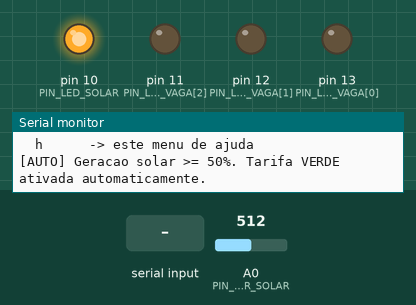
Bench run of a sketch on a simulated Arduino Uno, built with avr-gcc and run on an emulated ATmega328P. Shown: output pins drawn as LEDs (lit = HIGH), the last lines printed to the serial monitor. Inputs (shaded band) come from the test bench; at power-on: A0 (PIN_SENSOR_SOLAR) = 512.

Above: at 1.6 s.
1.7 s: "1" received over Serial
At 2.1 s:
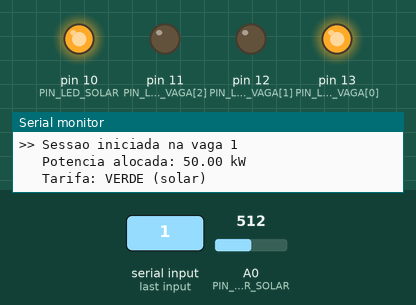
3.2 s: A0 (PIN_SENSOR_SOLAR) set to 498
At 3.8 s:
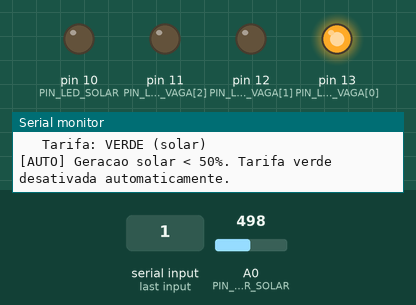
4.7 s: "2" received over Serial
At 5.1 s:
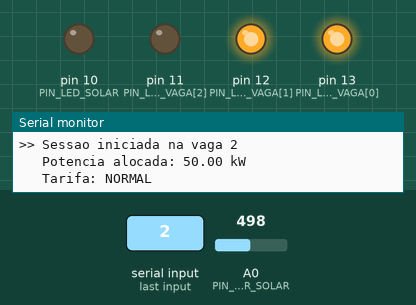
6.2 s: "-" received over Serial
At 7.4 s:
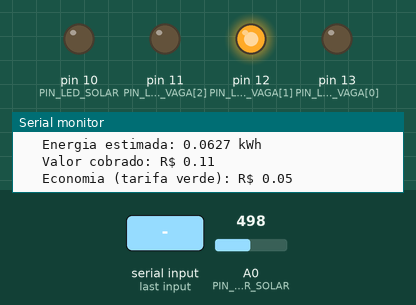
7.7 s: A0 (PIN_SENSOR_SOLAR) set to 716
At 8.7 s:
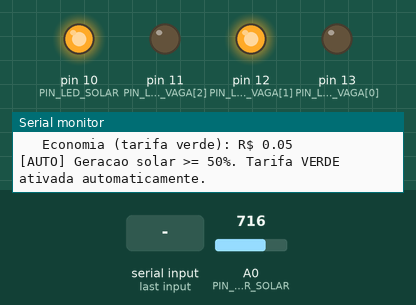
9.2 s: "3" received over Serial
At 9.8 s:
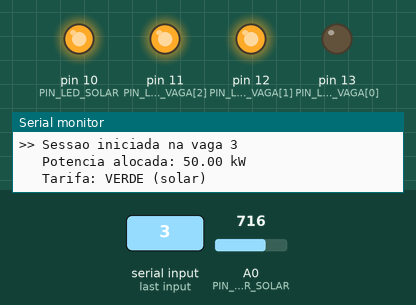
Timing chart, 0 to 36.2 s (numbered marks = the images above; inputs shaded):
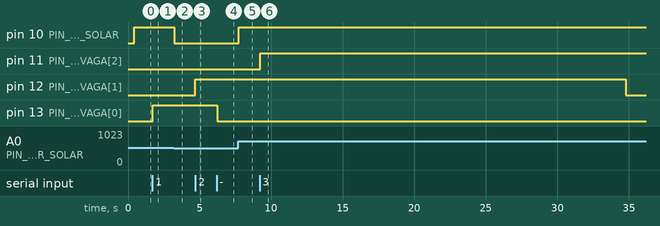

The sketch:

estacao_lightweek_sprint3.ino
```cpp
/*
  ============================================================
  ESTACAO LIGHTWEEK - SPRINT 3 (Prototipagem Funcional e Integracao)
  ============================================================
  Disciplina : SERS - André Tritiack
  Turma      : 1CCPK
  Equipe     : Maykon de Lima Silva      - RM 574022
               Felipe Pereira Restivo    - RM 570712
               Gabriel Rodrigues Zappelloni - RM 572060
               Rodger Costa Rios         - RM 571438
               Kenichi Caio Yamamoto     - RM 569815

  Este código evolui o protótipo da Sprint 2 (LEDs indicando
  vagas ocupadas + leitura de placa solar) adicionando:

    1) Sessões de recarga estruturadas (por vaga), com horário
       de início/fim, energia estimada e tarifa aplicada.
    2) Comandos automatizados: o sistema decide sozinho, sem
       intervenção humana, quando ativar a tarifa verde e como
       redistribuir a potência entre veículos (peak shaving).
    3) Encerramento automático de sessão por tempo máximo
       simulado (demonstra automação de ponta a ponta).
    4) Coleta e exibição de dados funcionais via Monitor Serial:
       status em tempo real, lista de sessões ativas e um
       relatório consolidado (energia, receita, economia verde).

  HARDWARE / LIGACOES (Tinkercad):
    - Arduino Uno R3
    - LED Vaga 1........... pino digital 13
    - LED Vaga 2........... pino digital 12
    - LED Vaga 3........... pino digital 11
    - LED Modo Solar (NOVO) pino digital 10
        -> Aceso automaticamente quando o sistema entra em
           modo de tarifa verde (geração solar >= 50%).
           Este é o "atuador" que evidencia a automação:
           ninguém aperta botão nenhum, o próprio sistema liga
           o LED com base na leitura do sensor solar.
    - Placa/sensor solar... porta analógica A0
    - Monitor Serial (9600 baud) como interface de
      entrada/saída, simulando o painel de gestão da estação.

  COMANDOS (digite no Monitor Serial e pressione Enter):
    1 / 2 / 3  -> liga ou desliga a sessão de recarga na vaga
                  correspondente (toggle)
    +          -> inicia sessão na primeira vaga livre
    -          -> encerra a sessão ativa mais antiga
    s          -> mostra status atual (solar, tarifa, potência)
    l          -> lista as sessões ativas no momento
    r          -> gera o relatório consolidado (dados funcionais)
    h          -> mostra o menu de ajuda
  ============================================================
*/

// ---------------------- CONFIGURAÇÃO DE HARDWARE ----------------------
const int NUM_VAGAS = 3;
const int PIN_LED_VAGA[NUM_VAGAS] = {13, 12, 11};
const int PIN_LED_SOLAR = 10;
const int PIN_SENSOR_SOLAR = A0;

// ---------------------- PARÂMETROS DE ENGENHARIA -----------------------
const float POTENCIA_TOTAL_MAX_KW   = 100.0;  // trava de segurança da rede
const float POTENCIA_MAX_POR_VEIC_KW = 50.0;  // teto individual por veículo
const float LIMIAR_SOLAR_VERDE_PCT  = 50.0;   // acima disso, tarifa verde

// Tarifas simuladas (R$/kWh) apenas para fins de demonstração funcional
const float TARIFA_NORMAL = 2.50;
const float TARIFA_VERDE  = 1.75; // ~30% de desconto no modo solar

// Tempo máximo de uma sessão simulada antes do encerramento AUTOMÁTICO
// (reduzido para facilitar a demonstração em vídeo; em um cenário real
// representaria o tempo de uma recarga completa)
const unsigned long TEMPO_MAX_SESSAO_MS = 30000UL; // 30 segundos

// ---------------------- ESTRUTURAS DE DADOS ----------------------------
struct SessaoRecarga {
  bool ativa;
  unsigned long inicioMs;
  float solarNoInicio;
  float potenciaAlocadaKW;
  bool tarifaVerde;
};

struct RegistroConcluido {
  int vaga;
  float duracaoS;
  float energiaKWh;
  bool tarifaVerde;
  float valorCobradoR;
};

SessaoRecarga vagas[NUM_VAGAS];

const int MAX_HISTORICO = 10;
RegistroConcluido historico[MAX_HISTORICO];
int totalHistorico = 0;       // quantos registros já existem (até MAX_HISTORICO)
int proximoIndiceHistorico = 0; // índice circular de escrita

// ---------------------- ESTADO GLOBAL DO SISTEMA ------------------------
bool modoVerdeAtivo = false;   // controlado automaticamente pelo sensor
int totalSessoesFinalizadas = 0;
int totalSessoesVerdes = 0;
float energiaTotalKWh = 0.0;
float receitaTotalR = 0.0;
float economiaTotalR = 0.0;

// =======================================================================
void setup() {
  Serial.begin(9600);

  for (int i = 0; i < NUM_VAGAS; i++) {
    pinMode(PIN_LED_VAGA[i], OUTPUT);
    digitalWrite(PIN_LED_VAGA[i], LOW);
    vagas[i].ativa = false;
  }
  pinMode(PIN_LED_SOLAR, OUTPUT);
  digitalWrite(PIN_LED_SOLAR, LOW);

  Serial.println(F("============================================="));
  Serial.println(F(" ESTACAO LIGHTWEEK - Sprint 3 (PoC Funcional)"));
  Serial.println(F("============================================="));
  imprimirAjuda();
}

// =======================================================================
void loop() {
  // 1) Leitura contínua do sensor solar (entrada analógica)
  float solarPct = lerSolarPercentual();

  // 2) COMANDO AUTOMATIZADO #1: alternância de tarifa verde
  //    O sistema decide sozinho, a cada ciclo, sem qualquer
  //    comando do usuário, se deve entrar/sair do modo solar.
  bool deveEstarVerde = (solarPct >= LIMIAR_SOLAR_VERDE_PCT);
  if (deveEstarVerde != modoVerdeAtivo) {
    modoVerdeAtivo = deveEstarVerde;
    digitalWrite(PIN_LED_SOLAR, modoVerdeAtivo ? HIGH : LOW);
    Serial.println();
    if (modoVerdeAtivo) {
      Serial.println(F("[AUTO] Geracao solar >= 50%. Tarifa VERDE ativada automaticamente."));
    } else {
      Serial.println(F("[AUTO] Geracao solar < 50%. Tarifa verde desativada automaticamente."));
    }
  }

  // 3) COMANDO AUTOMATIZADO #2: encerramento por tempo máximo
  //    Cada vaga é verificada a cada ciclo; se ultrapassar o
  //    tempo simulado de recarga, o sistema encerra sozinho.
  for (int i = 0; i < NUM_VAGAS; i++) {
    if (vagas[i].ativa && (millis() - vagas[i].inicioMs >= TEMPO_MAX_SESSAO_MS)) {
      Serial.println();
      Serial.print(F("[AUTO] Vaga "));
      Serial.print(i + 1);
      Serial.println(F(": tempo maximo de recarga atingido. Encerramento automatico."));
      encerrarSessao(i);
    }
  }

  // 4) Processa comando do usuário (se houver, via Monitor Serial)
  if (Serial.available() > 0) {
    char cmd = Serial.read();
    processarComando(cmd, solarPct);
  }

  delay(50); // pequeno intervalo para não saturar o loop
}

// =======================================================================
// ---------------------- FUNÇÕES DE SENSOR / POTÊNCIA --------------------
float lerSolarPercentual() {
  int leitura = analogRead(PIN_SENSOR_SOLAR); // 0 a 1023
  return leitura * 100.0 / 1023.0;
}

int contarVagasOcupadas() {
  int n = 0;
  for (int i = 0; i < NUM_VAGAS; i++) if (vagas[i].ativa) n++;
  return n;
}

// COMANDO AUTOMATIZADO #3: redistribuição de potência (peak shaving)
// Chamada sempre que uma vaga muda de estado; ninguém define a
// potência manualmente, o algoritmo recalcula sozinho.
float calcularPotenciaPorVeiculo() {
  int ocupadas = contarVagasOcupadas();
  if (ocupadas == 0) return 0.0;
  float divisaoIgualitaria = POTENCIA_TOTAL_MAX_KW / ocupadas;
  return min(POTENCIA_MAX_POR_VEIC_KW, divisaoIgualitaria);
}

// =======================================================================
// ---------------------- CONTROLE DE SESSÕES ------------------------------
int encontrarVagaLivre() {
  for (int i = 0; i < NUM_VAGAS; i++) if (!vagas[i].ativa) return i;
  return -1;
}

int encontrarVagaMaisAntiga() {
  int idx = -1;
  unsigned long menorTempo = 0xFFFFFFFF;
  for (int i = 0; i < NUM_VAGAS; i++) {
    if (vagas[i].ativa && vagas[i].inicioMs < menorTempo) {
      menorTempo = vagas[i].inicioMs;
      idx = i;
    }
  }
  return idx;
}

void iniciarSessao(int vaga) {
  if (vaga < 0 || vaga >= NUM_VAGAS || vagas[vaga].ativa) return;

  vagas[vaga].ativa = true;
  vagas[vaga].inicioMs = millis();
  vagas[vaga].solarNoInicio = lerSolarPercentual();
  vagas[vaga].tarifaVerde = modoVerdeAtivo;

  digitalWrite(PIN_LED_VAGA[vaga], HIGH);

  // redistribui potência entre todas as vagas ativas (automatizado)
  float potenciaPorVeiculo = calcularPotenciaPorVeiculo();
  for (int i = 0; i < NUM_VAGAS; i++) {
    if (vagas[i].ativa) vagas[i].potenciaAlocadaKW = potenciaPorVeiculo;
  }

  Serial.println();
  Serial.print(F(">> Sessao iniciada na vaga "));
  Serial.println(vaga + 1);
  Serial.print(F("   Potencia alocada: "));
  Serial.print(potenciaPorVeiculo);
  Serial.println(F(" kW"));
  Serial.print(F("   Tarifa: "));
  Serial.println(vagas[vaga].tarifaVerde ? F("VERDE (solar)") : F("NORMAL"));
}

void encerrarSessao(int vaga) {
  if (vaga < 0 || vaga >= NUM_VAGAS || !vagas[vaga].ativa) return;

  unsigned long duracaoMs = millis() - vagas[vaga].inicioMs;
  float duracaoS = duracaoMs / 1000.0;

  // Energia estimada = potência alocada (kW) x tempo (h)
  // Não há sensor de corrente físico no protótipo, então a energia é
  // derivada da potência alocada pelo algoritmo de peak shaving.
  float energiaKWh = vagas[vaga].potenciaAlocadaKW * (duracaoMs / 3600000.0);
  float tarifaAplicada = vagas[vaga].tarifaVerde ? TARIFA_VERDE : TARIFA_NORMAL;
  float valorCobrado = energiaKWh * tarifaAplicada;
  float economia = vagas[vaga].tarifaVerde ? energiaKWh * (TARIFA_NORMAL - TARIFA_VERDE) : 0.0;

  // registra no histórico circular
  RegistroConcluido r;
  r.vaga = vaga + 1;
  r.duracaoS = duracaoS;
  r.energiaKWh = energiaKWh;
  r.tarifaVerde = vagas[vaga].tarifaVerde;
  r.valorCobradoR = valorCobrado;
  historico[proximoIndiceHistorico] = r;
  proximoIndiceHistorico = (proximoIndiceHistorico + 1) % MAX_HISTORICO;
  if (totalHistorico < MAX_HISTORICO) totalHistorico++;

  // atualiza agregados (dados funcionais do relatório)
  totalSessoesFinalizadas++;
  if (r.tarifaVerde) totalSessoesVerdes++;
  energiaTotalKWh += energiaKWh;
  receitaTotalR += valorCobrado;
  economiaTotalR += economia;

  // libera a vaga
  vagas[vaga].ativa = false;
  digitalWrite(PIN_LED_VAGA[vaga], LOW);

  Serial.println();
  Serial.print(F("<< Sessao encerrada na vaga "));
  Serial.println(vaga + 1);
  Serial.print(F("   Duracao: "));
  Serial.print(duracaoS);
  Serial.println(F(" s"));
  Serial.print(F("   Energia estimada: "));
  Serial.print(energiaKWh, 4);
  Serial.println(F(" kWh"));
  Serial.print(F("   Valor cobrado: R$ "));
  Serial.println(valorCobrado, 2);
  if (r.tarifaVerde) {
    Serial.print(F("   Economia (tarifa verde): R$ "));
    Serial.println(economia, 2);
  }

  // redistribui potência entre as vagas que sobraram ativas (automatizado)
  float potenciaPorVeiculo = calcularPotenciaPorVeiculo();
  for (int i = 0; i < NUM_VAGAS; i++) {
    if (vagas[i].ativa) vagas[i].potenciaAlocadaKW = potenciaPorVeiculo;
  }
}

// =======================================================================
// ---------------------- COMANDOS DO USUÁRIO ------------------------------
void processarComando(char cmd, float solarPct) {
  switch (cmd) {
    case '1': case '2': case '3': {
      int vaga = cmd - '1';
      if (vagas[vaga].ativa) encerrarSessao(vaga);
      else iniciarSessao(vaga);
      break;
    }
    case '+': {
      int livre = encontrarVagaLivre();
      if (livre == -1) Serial.println(F("Estacao lotada: nenhuma vaga livre."));
      else iniciarSessao(livre);
      break;
    }
    case '-': {
      int maisAntiga = encontrarVagaMaisAntiga();
      if (maisAntiga == -1) Serial.println(F("Nenhuma sessao ativa para encerrar."));
      else encerrarSessao(maisAntiga);
      break;
    }
    case 's': imprimirStatus(solarPct); break;
    case 'l': listarSessoesAtivas(); break;
    case 'r': imprimirRelatorio(); break;
    case 'h': imprimirAjuda(); break;
    default: break; // ignora '\n', '\r' e teclas não mapeadas
  }
}

// =======================================================================
// ---------------------- SAÍDA / EXIBIÇÃO DE DADOS ------------------------
void imprimirStatus(float solarPct) {
  Serial.println();
  Serial.println(F("----- STATUS DA ESTACAO -----"));
  Serial.print(F("Geracao solar atual : "));
  Serial.print(solarPct, 1);
  Serial.println(F(" %"));
  Serial.print(F("Tarifa em vigor      : "));
  Serial.println(modoVerdeAtivo ? F("VERDE (desconto solar)") : F("NORMAL"));
  Serial.print(F("Vagas ocupadas       : "));
  Serial.print(contarVagasOcupadas());
  Serial.print(F(" de "));
  Serial.println(NUM_VAGAS);
  Serial.print(F("Potencia por veiculo : "));
  Serial.print(calcularPotenciaPorVeiculo());
  Serial.println(F(" kW"));
}

void listarSessoesAtivas() {
  Serial.println();
  Serial.println(F("----- SESSOES ATIVAS -----"));
  bool alguma = false;
  for (int i = 0; i < NUM_VAGAS; i++) {
    if (vagas[i].ativa) {
      alguma = true;
      float decorridoS = (millis() - vagas[i].inicioMs) / 1000.0;
      Serial.print(F("Vaga ")); Serial.print(i + 1);
      Serial.print(F(" | ")); Serial.print(decorridoS, 0); Serial.print(F("s decorridos"));
      Serial.print(F(" | ")); Serial.print(vagas[i].potenciaAlocadaKW); Serial.print(F(" kW"));
      Serial.print(F(" | ")); Serial.println(vagas[i].tarifaVerde ? F("VERDE") : F("NORMAL"));
    }
  }
  if (!alguma) Serial.println(F("Nenhuma sessao ativa no momento."));
}

void imprimirRelatorio() {
  Serial.println();
  Serial.println(F("========= RELATORIO CONSOLIDADO ========="));
  Serial.print(F("Sessoes concluidas total : "));
  Serial.println(totalSessoesFinalizadas);
  Serial.print(F("  - com tarifa verde     : "));
  Serial.println(totalSessoesVerdes);
  Serial.print(F("Energia total entregue   : "));
  Serial.print(energiaTotalKWh, 4);
  Serial.println(F(" kWh"));
  Serial.print(F("Receita total            : R$ "));
  Serial.println(receitaTotalR, 2);
  Serial.print(F("Economia gerada (verde)  : R$ "));
  Serial.println(economiaTotalR, 2);

  Serial.println(F("--- Historico (mais recentes) ---"));
  if (totalHistorico == 0) {
    Serial.println(F("Nenhuma sessao concluida ainda."));
  } else {
    for (int i = 0; i < totalHistorico; i++) {
      RegistroConcluido r = historico[i];
      Serial.print(F("Vaga ")); Serial.print(r.vaga);
      Serial.print(F(" | ")); Serial.print(r.duracaoS, 0); Serial.print(F("s"));
      Serial.print(F(" | ")); Serial.print(r.energiaKWh, 4); Serial.print(F(" kWh"));
      Serial.print(F(" | ")); Serial.print(r.tarifaVerde ? F("VERDE") : F("NORMAL"));
      Serial.print(F(" | R$ ")); Serial.println(r.valorCobradoR, 2);
    }
  }
  Serial.println(F("==========================================="));
}

void imprimirAjuda() {
  Serial.println();
  Serial.println(F("Comandos disponiveis:"));
  Serial.println(F("  1/2/3  -> liga/desliga sessao na vaga correspondente"));
  Serial.println(F("  +      -> inicia sessao na 1a vaga livre"));
  Serial.println(F("  -      -> encerra a sessao ativa mais antiga"));
  Serial.println(F("  s      -> status atual (solar, tarifa, potencia)"));
  Serial.println(F("  l      -> lista sessoes ativas"));
  Serial.println(F("  r      -> relatorio consolidado (dados funcionais)"));
  Serial.println(F("  h      -> este menu de ajuda"));
  Serial.println();
}
```

Measured:
- the behaviour switches between 512 and 511 on A0 (PIN_SENSOR_SOLAR) (found by bisection; images 1 and 2)
- after the input at 1.7 s, pin 13 (PIN_LED_VAGA[0]): LOW → HIGH at once
- after the input at 3.2 s, pin 10 (PIN_LED_SOLAR): HIGH → LOW after 0.05 s
- after the input at 4.7 s, pin 12 (PIN_LED_VAGA[1]): LOW → HIGH at once
- after the input at 6.2 s, pin 13 (PIN_LED_VAGA[0]): HIGH → LOW at once
- after the input at 7.7 s, pin 10 (PIN_LED_SOLAR): LOW → HIGH at once
- after the input at 9.2 s, pin 11 (PIN_LED_VAGA[2]): LOW → HIGH at once
